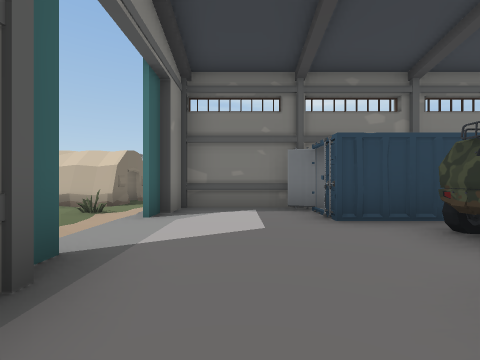
view 1 (above)

24 first-person views from a walk through a Unity game level. The camera is 1.2 m above the floor, looks level and sees 90° across. The floor is counted in squares, 2 m on a side. Each view is taken from the middle of a square. On the plan, view 1 faces up. The plan holds only what a view shows up to about 9 squares ahead; the rest is blank. The place goes on beyond the plan. The player is left out.

view 2
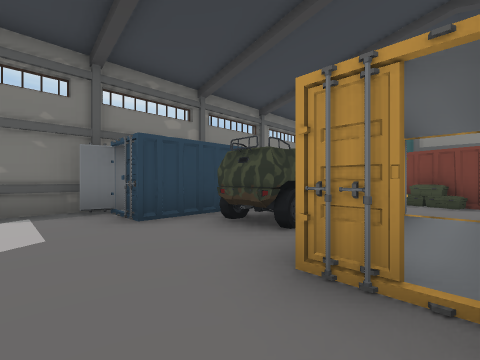

view 3
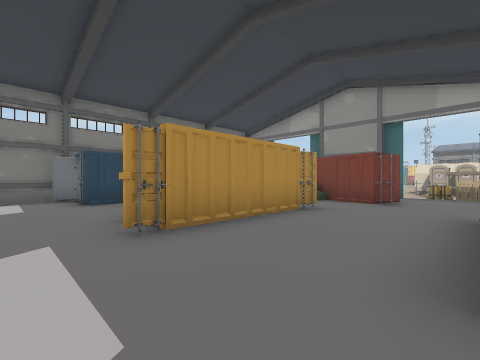

view 4
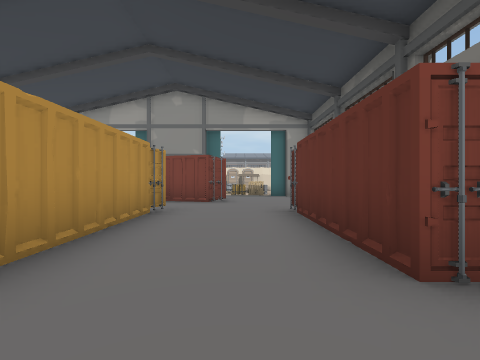

view 5
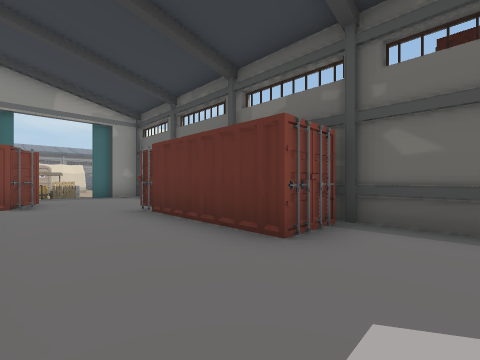

view 6
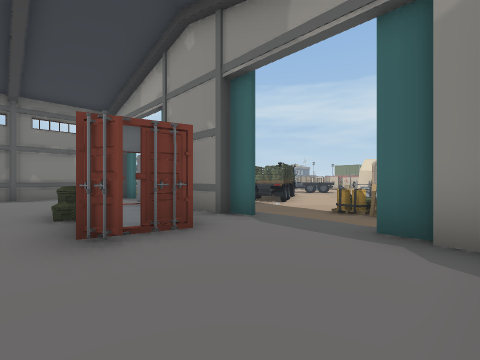

view 7
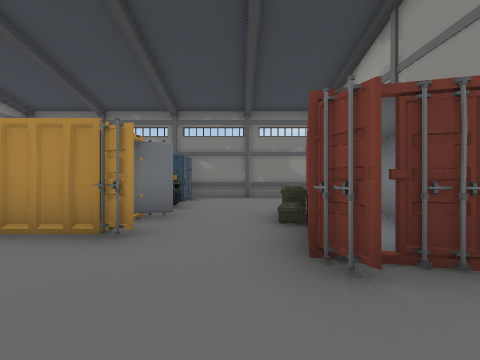

view 8
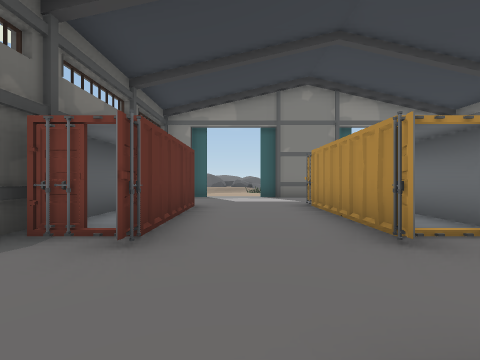

view 9
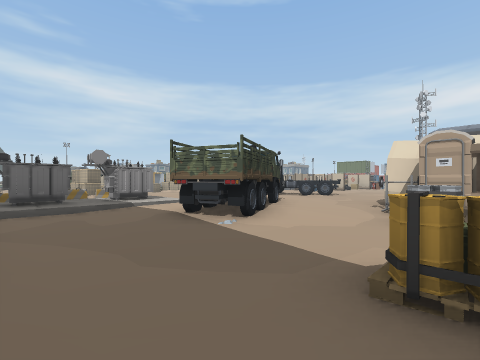

view 10
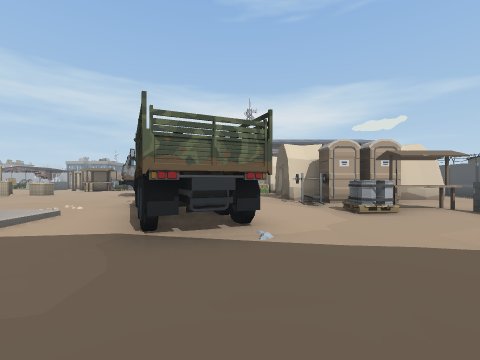

view 11
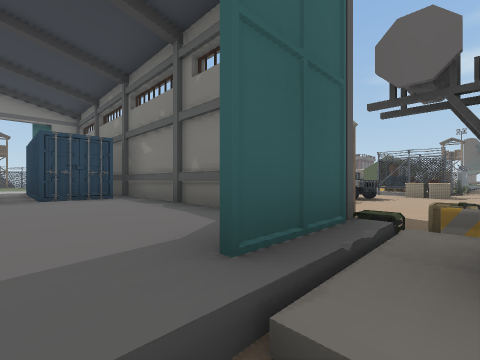

view 12
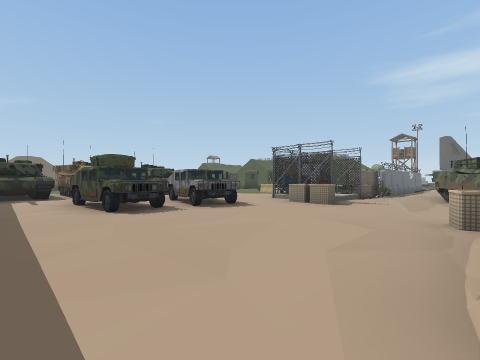

view 13
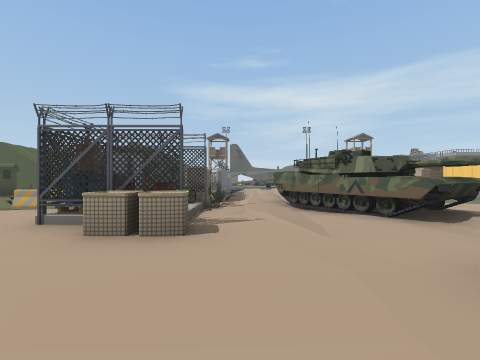

view 14
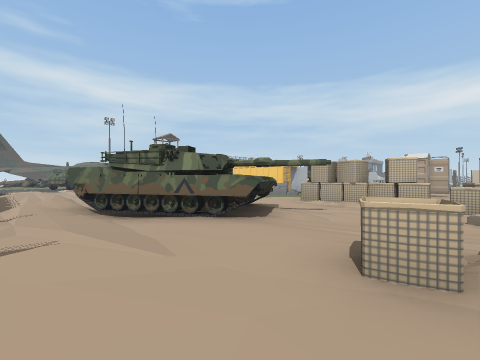

view 15
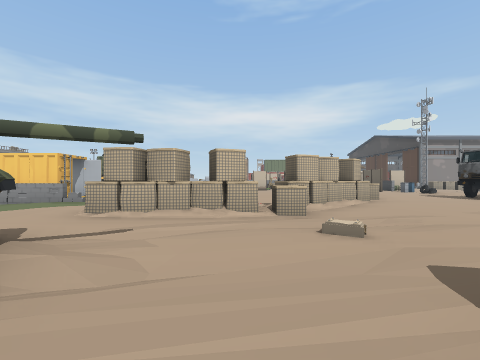

view 16
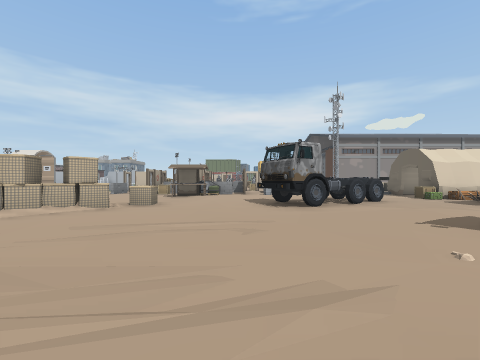

view 17
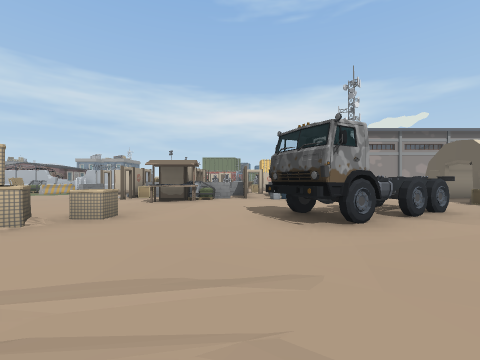

view 18
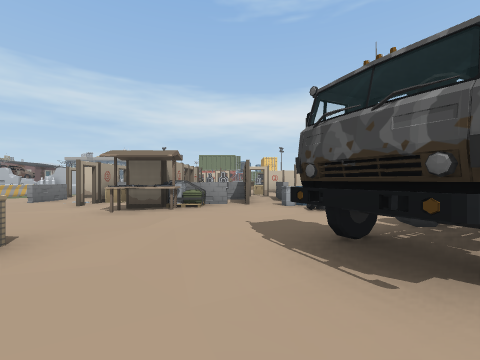

view 19
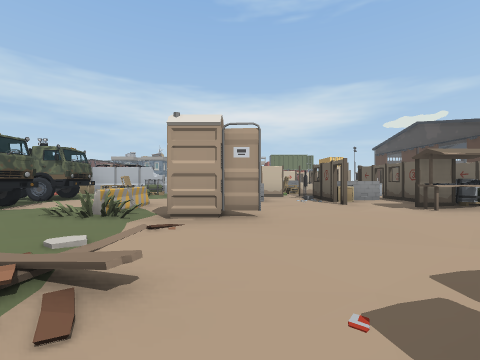

view 20
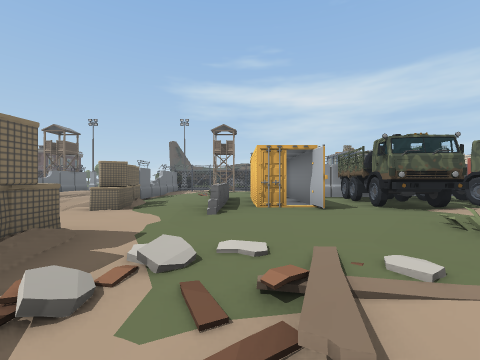

view 21
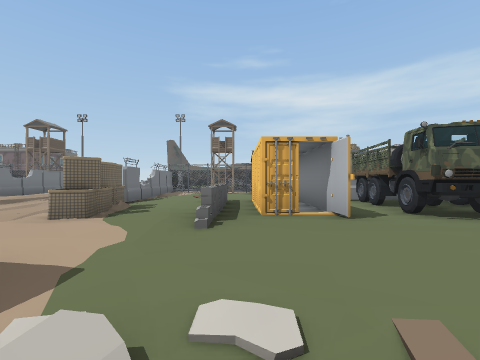

view 22
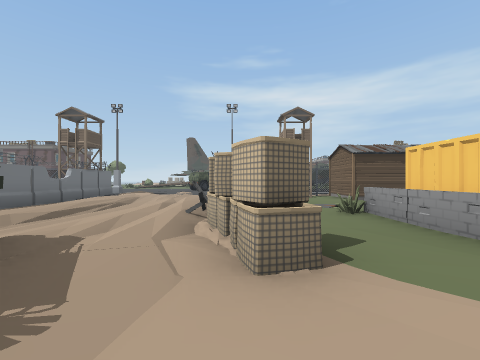

view 23
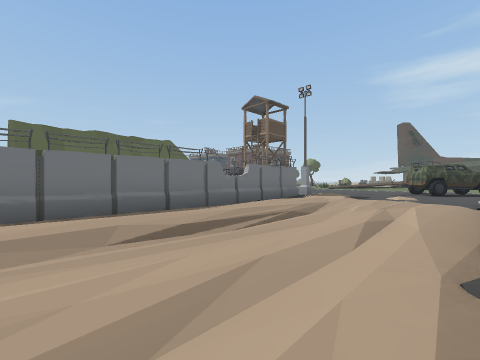

view 24
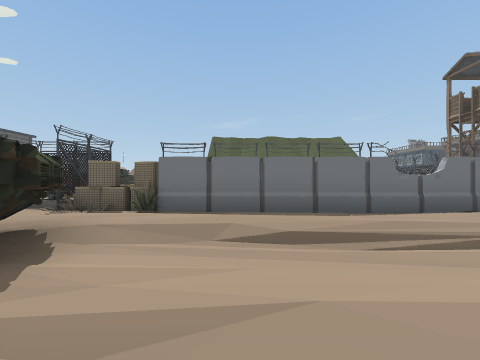

### Floor plan
Key: @ floor where view 1 was taken; # wall or solid block; . main floor; : floor 0.25 m higher than the main floor; - floor 0.25 m lower than the main floor; / step, stairs or slope; = window, fence, low wall or low ledge; ^ raised ledge; O other object.
Columns run from 5 left of view 1 to 24 right of it. Each row starts with its distance up from view 1.
 24              OO/.//-  O-OO
 23               #/.///  --OOO
 22            OOO#/.-/==---
 21              O#/.-/##---
 20              O#-.-/O--O#O ##
 19         O    O#-.-//O--#  OOOO
 18       O.O  OOO#/.-//O--# -OOOO
 17               O/## /O-.#O.OOOO
 16              -O-/# ....=.....
 15           OOOOO./##^......O.
 14            ..OO--#^^.O/...OO..
 13            .OOOO--..-O//.OO--.
 12            ---O---.-.O---O..-=
 11            OOO---O.--OO-.....=
 10            .O....O----OO....#O
  9       ##  OOO....OO --.O..--O#
  8        #^..O....--O --..O..O.#
  7 ##.    #^ .....O--O.---....O=#
  6 ..O.         OOOOO....-....O#O
  5  ../###########OOOO....OO..O.=
  4   ./#:OOOO::::#:OO:.....O .O #
  3   ./::::OO:::::--...O...OO.
  2    /::::OO:::  --OOOOO...O..
  1     #::OOOO:OO ---O....-....
  0     #@OOOOO:OO#.------...-O-.
 -1     #:::::::OO#..---OO# #O#-#
 -2    /:::::::::::..O--OO#   # #
 -3    /:::OOOO::::..O =OO#
 -4     #::OOO::::#     ..#
 -5      #####    #      .#
 -6                       ###

Positions as (right, up) in squares from view 1, and headings:
1: (0, 0), facing up
2: (0, 0), facing up-right
3: (0, -3), facing up-right
4: (0, -2), facing right
5: (0, -1), facing down-right
6: (6, -4), facing up-right
7: (6, -3), facing up
8: (7, -2), facing left
9: (10, -2), facing up-right
10: (10, 1), facing right
11: (10, 3), facing up-left
12: (12, 7), facing up-left
13: (10, 10), facing up
14: (10, 11), facing up-right
15: (12, 12), facing right
16: (13, 6), facing right
17: (15, 6), facing right
18: (17, 6), facing right
19: (17, 12), facing right
20: (18, 12), facing up
21: (18, 13), facing up
22: (15, 15), facing up
23: (14, 18), facing up-left
24: (14, 19), facing left
